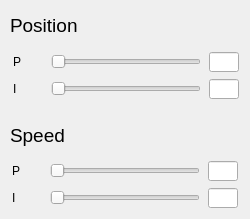
      <widget class="QWidget" name="tab_NAV">
       <attribute name="title">
        <string>NAV</string>
       </attribute>
       <widget class="QWidget" name="layoutWidget_5">
        <property name="geometry">
         <rect>
          <x>11</x>
          <y>51</y>
          <width>230</width>
          <height>50</height>
         </rect>
        </property>
        <layout class="QHBoxLayout" name="horizontalLayout_13">
         <item>
          <layout class="QVBoxLayout" name="verticalLayout_26">
           <item>
            <widget class="QLabel" name="label_P_10">
             <property name="minimumSize">
              <size>
               <width>30</width>
               <height>20</height>
              </size>
             </property>
             <property name="maximumSize">
              <size>
               <width>30</width>
               <height>20</height>
              </size>
             </property>
             <property name="font">
              <font>
               <family>Arial</family>
               <pointsize>9</pointsize>
              </font>
             </property>
             <property name="text">
              <string>P</string>
             </property>
            </widget>
           </item>
           <item>
            <widget class="QLabel" name="label_I_10">
             <property name="minimumSize">
              <size>
               <width>30</width>
               <height>20</height>
              </size>
             </property>
             <property name="maximumSize">
              <size>
               <width>30</width>
               <height>20</height>
              </size>
             </property>
             <property name="font">
              <font>
               <family>Arial</family>
               <pointsize>9</pointsize>
              </font>
             </property>
             <property name="text">
              <string>I</string>
             </property>
            </widget>
           </item>
          </layout>
         </item>
         <item>
          <layout class="QVBoxLayout" name="verticalLayout_20">
           <item>
            <widget class="QSlider" name="horizontalSlider_P_9">
             <property name="minimumSize">
              <size>
               <width>150</width>
               <height>20</height>
              </size>
             </property>
             <property name="maximumSize">
              <size>
               <width>150</width>
               <height>20</height>
              </size>
             </property>
             <property name="orientation">
              <enum>Qt::Horizontal</enum>
             </property>
            </widget>
           </item>
           <item>
            <widget class="QSlider" name="horizontalSlider_I_9">
             <property name="minimumSize">
              <size>
               <width>150</width>
               <height>20</height>
              </size>
             </property>
             <property name="maximumSize">
              <size>
               <width>150</width>
               <height>20</height>
              </size>
             </property>
             <property name="orientation">
              <enum>Qt::Horizontal</enum>
             </property>
            </widget>
           </item>
          </layout>
         </item>
         <item>
          <layout class="QVBoxLayout" name="verticalLayout_21">
           <item>
            <widget class="QLineEdit" name="lineEdit_P_10">
             <property name="minimumSize">
              <size>
               <width>30</width>
               <height>20</height>
              </size>
             </property>
             <property name="maximumSize">
              <size>
               <width>30</width>
               <height>20</height>
              </size>
             </property>
             <property name="font">
              <font>
               <family>Arial</family>
               <pointsize>9</pointsize>
              </font>
             </property>
            </widget>
           </item>
           <item>
            <widget class="QLineEdit" name="lineEdit_I_10">
             <property name="minimumSize">
              <size>
               <width>30</width>
               <height>20</height>
              </size>
             </property>
             <property name="maximumSize">
              <size>
               <width>30</width>
               <height>20</height>
              </size>
             </property>
             <property name="font">
              <font>
               <family>Arial</family>
               <pointsize>9</pointsize>
              </font>
             </property>
            </widget>
           </item>
          </layout>
         </item>
        </layout>
       </widget>
       <widget class="QLabel" name="label_3">
        <property name="geometry">
         <rect>
          <x>10</x>
          <y>120</y>
          <width>81</width>
          <height>31</height>
         </rect>
        </property>
        <property name="font">
         <font>
          <pointsize>14</pointsize>
         </font>
        </property>
        <property name="text">
         <string>Speed</string>
        </property>
       </widget>
       <widget class="QLabel" name="label_4">
        <property name="geometry">
         <rect>
          <x>10</x>
          <y>10</y>
          <width>81</width>
          <height>31</height>
         </rect>
        </property>
        <property name="font">
         <font>
          <pointsize>14</pointsize>
         </font>
        </property>
        <property name="text">
         <string>Position</string>
        </property>
       </widget>
       <widget class="QWidget" name="layoutWidget_6">
        <property name="geometry">
         <rect>
          <x>10</x>
          <y>160</y>
          <width>230</width>
          <height>50</height>
         </rect>
        </property>
        <layout class="QHBoxLayout" name="horizontalLayout_14">
         <item>
          <layout class="QVBoxLayout" name="verticalLayout_27">
           <item>
            <widget class="QLabel" name="label_P_11">
             <property name="minimumSize">
              <size>
               <width>30</width>
               <height>20</height>
              </size>
             </property>
             <property name="maximumSize">
              <size>
               <width>30</width>
               <height>20</height>
              </size>
             </property>
             <property name="font">
              <font>
               <family>Arial</family>
               <pointsize>9</pointsize>
              </font>
             </property>
             <property name="text">
              <string>P</string>
             </property>
            </widget>
           </item>
           <item>
            <widget class="QLabel" name="label_I_11">
             <property name="minimumSize">
              <size>
               <width>30</width>
               <height>20</height>
              </size>
             </property>
             <property name="maximumSize">
              <size>
               <width>30</width>
               <height>20</height>
              </size>
             </property>
             <property name="font">
              <font>
               <family>Arial</family>
               <pointsize>9</pointsize>
              </font>
             </property>
             <property name="text">
              <string>I</string>
             </property>
            </widget>
           </item>
          </layout>
         </item>
         <item>
          <layout class="QVBoxLayout" name="verticalLayout_28">
           <item>
            <widget class="QSlider" name="horizontalSlider_P_10">
             <property name="minimumSize">
              <size>
               <width>150</width>
               <height>20</height>
              </size>
             </property>
             <property name="maximumSize">
              <size>
               <width>150</width>
               <height>20</height>
              </size>
             </property>
             <property name="orientation">
              <enum>Qt::Horizontal</enum>
             </property>
            </widget>
           </item>
           <item>
            <widget class="QSlider" name="horizontalSlider_I_10">
             <property name="minimumSize">
              <size>
               <width>150</width>
               <height>20</height>
              </size>
             </property>
             <property name="maximumSize">
              <size>
               <width>150</width>
               <height>20</height>
              </size>
             </property>
             <property name="orientation">
              <enum>Qt::Horizontal</enum>
             </property>
            </widget>
           </item>
          </layout>
         </item>
         <item>
          <layout class="QVBoxLayout" name="verticalLayout_29">
           <item>
            <widget class="QLineEdit" name="lineEdit_P_11">
             <property name="minimumSize">
              <size>
               <width>30</width>
               <height>20</height>
              </size>
             </property>
             <property name="maximumSize">
              <size>
               <width>30</width>
               <height>20</height>
              </size>
             </property>
             <property name="font">
              <font>
               <family>Arial</family>
               <pointsize>9</pointsize>
              </font>
             </property>
            </widget>
           </item>
           <item>
            <widget class="QLineEdit" name="lineEdit_I_11">
             <property name="minimumSize">
              <size>
               <width>30</width>
               <height>20</height>
              </size>
             </property>
             <property name="maximumSize">
              <size>
               <width>30</width>
               <height>20</height>
              </size>
             </property>
             <property name="font">
              <font>
               <family>Arial</family>
               <pointsize>9</pointsize>
              </font>
             </property>
            </widget>
           </item>
          </layout>
         </item>
        </layout>
       </widget>
      </widget>
